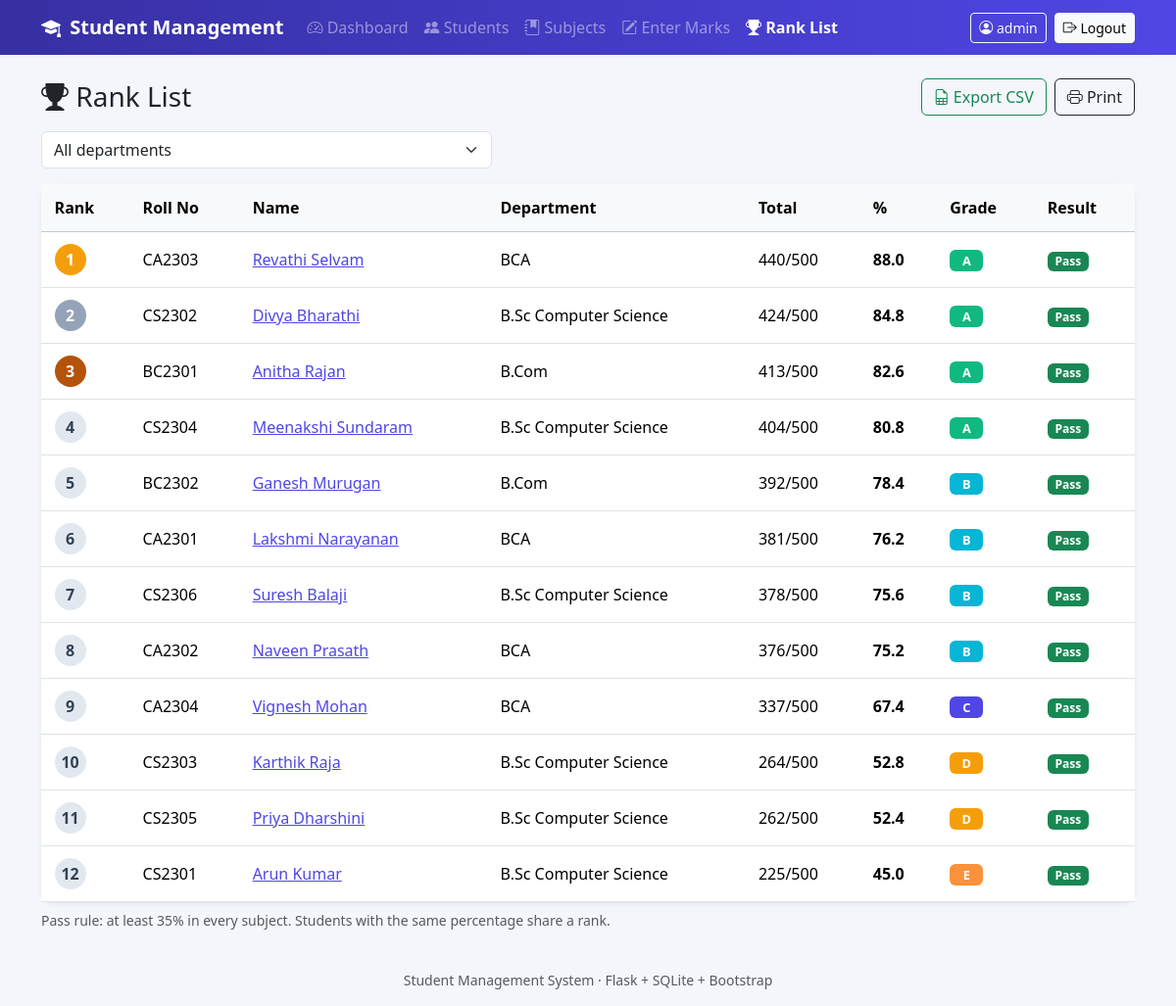
Screenshot of /ranklist (signed in) with the database file from the repository.
### tables this page shows
CREATE TABLE students (
    id         INTEGER PRIMARY KEY AUTOINCREMENT,
    roll_no    TEXT    NOT NULL UNIQUE,
    name       TEXT    NOT NULL,
    department TEXT    NOT NULL,
    year       INTEGER NOT NULL CHECK (year BETWEEN 1 AND 5),
    email      TEXT,
    phone      TEXT,
    created_at TEXT    NOT NULL DEFAULT CURRENT_TIMESTAMP
);

### app.py (the view)
@app.route("/ranklist")
@login_required
def ranklist():
    db = get_db()
    dept = request.args.get("department", "").strip()
    return render_template("ranklist.html",
                           results=filtered_results(db, dept), dept=dept,
                           departments=department_choices(db))

### app.py (called while the page is built)
def get_db():
    if "db" not in g:
        g.db = sqlite3.connect(DATABASE)
        g.db.row_factory = sqlite3.Row
        g.db.execute("PRAGMA foreign_keys = ON")
    return g.db

def login_required(view):
    @wraps(view)
    def wrapped(*args, **kwargs):
        if "user_id" not in session:
            return redirect(url_for("login"))
        return view(*args, **kwargs)
    return wrapped

def csrf_token():
    if "_csrf" not in session:
        session["_csrf"] = secrets.token_hex(16)
    return session["_csrf"]

@app.before_request
def csrf_protect():
    if request.method == "POST":
        token = session.get("_csrf")
        if not token or not secrets.compare_digest(
                token, request.form.get("_csrf", "")):
            abort(400, "Your session expired. Please go back and try again.")

def grade_for(percentage, passed=True):
    if not passed:
        return "F"
    for limit, grade in ((90, "A+"), (80, "A"), (70, "B"), (60, "C"),
                         (50, "D")):
        if percentage >= limit:
            return grade
    return "E"

def department_choices(db):
    return [r[0] for r in db.execute(
        "SELECT DISTINCT department FROM students ORDER BY department")]

def filtered_results(db, dept):
    results = build_results(db)
    if dept:
        results = [r for r in results if r["department"] == dept]
    return results

### templates/ranklist.html (shortened to what this page needs)
{% extends "base.html" %}
{% block content %}
<div class="d-flex flex-wrap justify-content-between align-items-center mb-3 gap-2">
  <h3 class="mb-0"><i class="bi bi-trophy-fill"></i> Rank List{% if dept %} <small class="text-muted fs-6">&middot; {{ dept }}</small>{% endif %}</h3>
  <div class="d-flex gap-2 no-print">
    <a href="{{ url_for('export_ranklist', department=dept) }}" class="btn btn-outline-success"><i class="bi bi-file-earmark-spreadsheet"></i> Export CSV</a>
    <button class="btn btn-outline-dark" onclick="window.print()"><i class="bi bi-printer"></i> Print</button>
  </div>
</div>
<form method="get" class="row g-2 mb-3 no-print">
  <div class="col-md-5">
    <select name="department" class="form-select" onchange="this.form.submit()">
      <option value="">All departments</option>
    </select>
  </div>
</form>
<div class="card shadow-sm">
  <div class="table-responsive">
    <table class="table table-hover align-middle mb-0">
      <thead class="table-light">
        <tr><th>Rank</th><th>Roll No</th><th>Name</th><th>Department</th><th>Total</th><th>%</th><th>Grade</th><th>Result</th></tr>
      </thead>
      <tbody>
      {% for r in results %}
        <tr>
          <td><span class="rank-badge rank-{{ r.rank if r.rank <= 3 else 'n' }}">{{ r.rank }}</span></td>
          <td>{{ r.roll_no }}</td>
          <td><a href="{{ url_for('student_detail', student_id=r.id) }}">{{ r.name }}</a></td>
          <td>{{ r.department }}</td>
          <td>{{ r.total }}/{{ r.max_total }}</td>
          <td class="fw-semibold">{{ r.percentage }}</td>
          <td><span class="badge grade-{{ r.grade|replace('+', 'p') }}">{{ r.grade }}</span></td>
          <td><span class="badge {{ 'bg-success' if r.result == 'Pass' else 'bg-danger' }}">{{ r.result }}</span></td>
        </tr>
      {% else %}
        <tr><td colspan="8" class="text-center text-muted py-5">No marks entered yet, so there is nothing to rank.</td></tr>
      {% endfor %}
      </tbody>
    </table>
  </div>
</div>
<p class="text-muted small mt-2 mb-0">Pass rule: at least 35% in every subject. Students with the same percentage share a rank.</p>
{% endblock %}

### static/style.css (style rules this page uses)
:root { --brand: #4f46e5; --brand-dark: #3730a3; }
body { background: #f4f6fb; }
a { color: var(--brand); }
.card { border: 0; border-radius: 14px; }
.rank-badge { display: inline-flex; align-items: center; justify-content: center; min-width: 32px; height: 32px; border-radius: 50%; font-weight: 700; color: #fff; }
.rank-1 { background: #f59e0b; }
.rank-2 { background: #94a3b8; }
.rank-3 { background: #b45309; }
.rank-n { background: #e2e8f0; color: #334155; }
.badge[class*="grade-"] { color: #fff; font-size: .8rem; min-width: 34px; }
.grade-A { background: #10b981; }
.grade-B { background: #06b6d4; }
.grade-C { background: #4f46e5; }
.grade-D { background: #f59e0b; }
.grade-E { background: #fb923c; }
.table > :not(caption) > * > * { padding: .75rem .85rem; }

### rows the page displays
students: rank "1", roll_no "CA2303", name "Revathi Selvam", department "BCA", total "440", max_total "500", percentage "88.0", grade "A", result "Pass"
students: rank "2", roll_no "CS2302", name "Divya Bharathi", department "B.Sc Computer Science", total "424", max_total "500", percentage "84.8", grade "A", result "Pass"
students: rank "3", roll_no "BC2301", name "Anitha Rajan", department "B.Com", total "413", max_total "500", percentage "82.6", grade "A", result "Pass"
students: rank "4", roll_no "CS2304", name "Meenakshi Sundaram", department "B.Sc Computer Science", total "404", max_total "500", percentage "80.8", grade "A", result "Pass"
students: rank "5", roll_no "BC2302", name "Ganesh Murugan", department "B.Com", total "392", max_total "500", percentage "78.4", grade "B", result "Pass"
students: rank "6", roll_no "CA2301", name "Lakshmi Narayanan", department "BCA", total "381", max_total "500", percentage "76.2", grade "B", result "Pass"
students: rank "7", roll_no "CS2306", name "Suresh Balaji", department "B.Sc Computer Science", total "378", max_total "500", percentage "75.6", grade "B", result "Pass"
students: rank "8", roll_no "CA2302", name "Naveen Prasath", department "BCA", total "376", max_total "500", percentage "75.2", grade "B", result "Pass"
students: rank "9", roll_no "CA2304", name "Vignesh Mohan", department "BCA", total "337", max_total "500", percentage "67.4", grade "C", result "Pass"
students: rank "10", roll_no "CS2303", name "Karthik Raja", department "B.Sc Computer Science", total "264", max_total "500", percentage "52.8", grade "D", result "Pass"
students: rank "11", roll_no "CS2305", name "Priya Dharshini", department "B.Sc Computer Science", total "262", max_total "500", percentage "52.4", grade "D", result "Pass"
students: rank "12", roll_no "CS2301", name "Arun Kumar", department "B.Sc Computer Science", total "225", max_total "500", percentage "45.0", grade "E", result "Pass"

### other values shown
{{ session.get('username') }} "admin"
